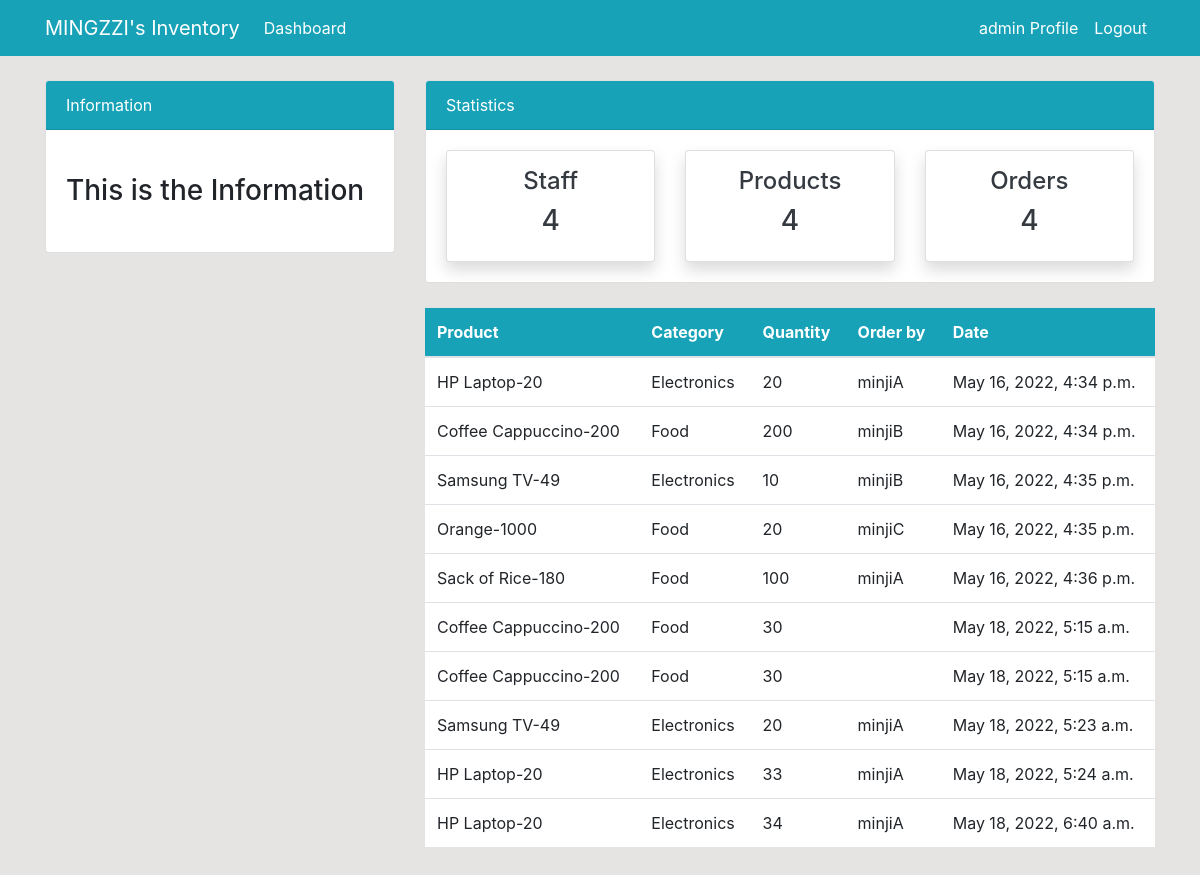
Before: /order/ (signed in) with the older database file.
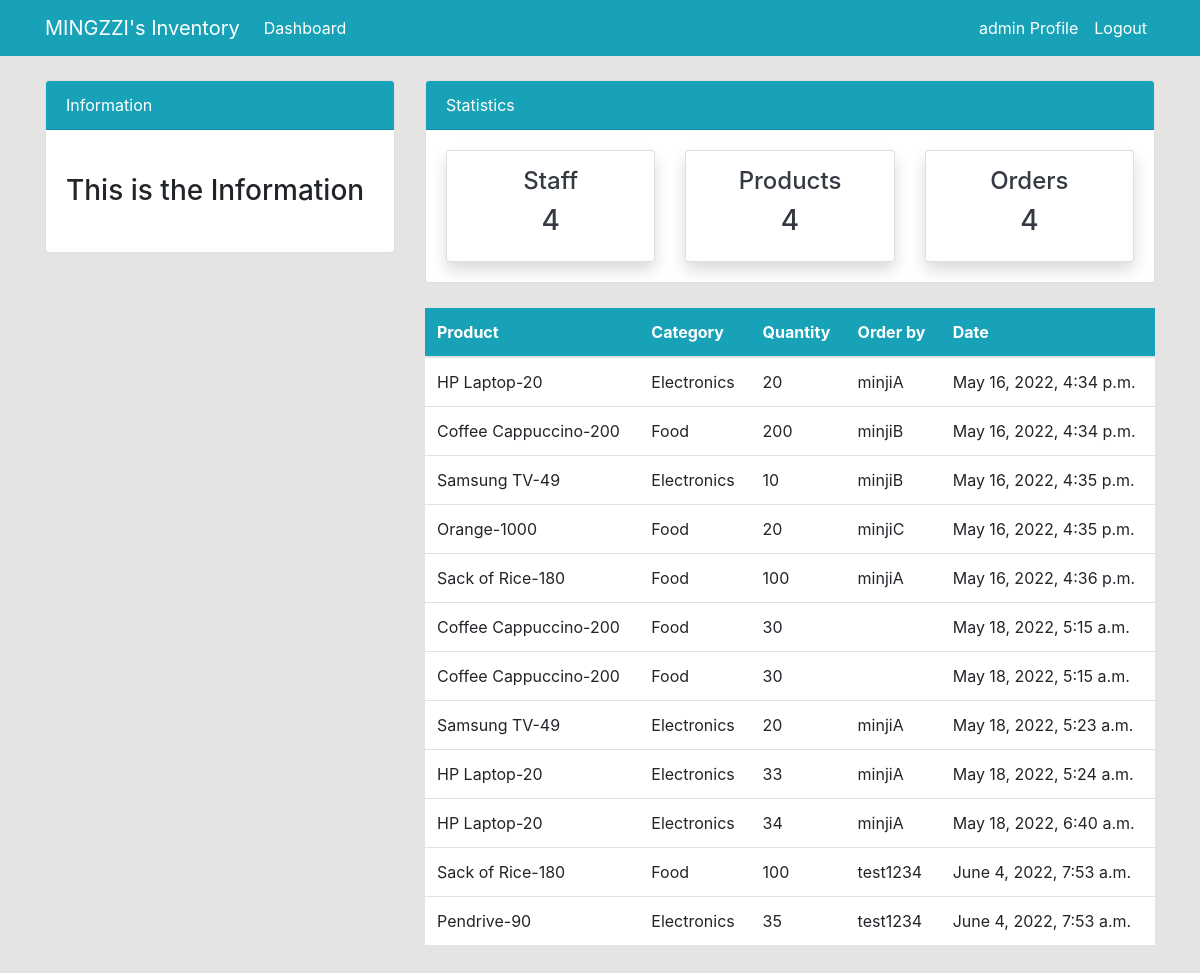
After: the same page with the newer database file.
### dashboard/models.py (models this page shows, shortened)
class Order(models.Model):
    product = models.ForeignKey(Product, on_delete=models.CASCADE, null=True)
    staff = models.ForeignKey(User, models.CASCADE, null=True)
    order_quantity = models.PositiveBigIntegerField(null=True)
    date = models.DateTimeField(auto_now_add=True)
    class Meta:
        verbose_name_plural = 'Order'

class Product(models.Model):
    name = models.CharField(max_length=100, null=True)
    category = models.CharField(max_length=20, choices=CATEGORY, null=True)
    quantity = models.PositiveBigIntegerField(null=True)
    class Meta:
        verbose_name_plural = 'Product'
    def __str__(self):
        return f'{self.name}-{self.quantity}'

### dashboard/views.py (the view)
# urls.py: path('order/', views.order, name='dashboard-order'),
@login_required
def order(request):
    orders = Order.objects.all()
    context = {
        'orders' : orders,
    }
    return render(request, 'dashboard/order.html', context)

### templates/dashboard/order.html (shortened to what this page needs)
{% extends 'partials/base.html' %}
{% block content %}
{% include 'partials/topnav.html' %}
    <div class="container">
        <div class="row my-4">
            <div class="col-md-4">
            </div>
            <div class="col-md-8">
                <table class="table bg-white">
                    <thead class="bg-info">
                        <tr class="text-white">
                            <th scope="col">Product</th>
                            <th scope="col">Category</th>
                            <th scope="col">Quantity</th>
                            <th scope="col">Order by</th>
                            <th scope="col">Date</th>
                        </tr>
                    </thead>
                    <tbody>
                        {% for orders in orders %}
                        <tr>
                            <td>{{ orders.product }}</td>
                            <td>{{ orders.product.category }}</td>
                            <td>{{ orders.order_quantity }}</td>
                            <td>
                                {{ orders.staff.username }}
                            </td>
                            <td>
                                {{ orders.date }}
                            </td>
                        </tr>
                        {% endfor %}
                    </tbody>
                </table>
            </div>
        </div>
    </div>
{% endblock %}

### templates/partials/base.html (shortened to what this page needs)
{% load static %}
<!doctype html>
<html lang="en">
  <head>
    <link rel="stylesheet" href="https://cdn.jsdelivr.net/npm/bootstrap@4.6.1/dist/css/bootstrap.min.css">
    <link rel="stylesheet" href="{% static '/style.css' %}">
  </head>
  <body>
    {% include 'partials/nav.html' %}
    {% block content %}
    {% endblock %}
  </body>
</html>

### templates/partials/nav.html (shortened to what this page needs)
    <nav class="navbar navbar-expand-lg navbar-info bg-info">
        {% if user.is_authenticated %}
        <div class="container">
            <a class="navbar-brand text-white" href="{% url 'dashboard-index' %}">MINGZZI's Inventory</a>
            <div class="collapse navbar-collapse" id="navbarSupportedContent">
                <ul class="navbar-nav mr-auto">
                    <li class="nav-item active">
                        <a class="nav-link text-white" href="{% url 'dashboard-index' %}">Dashboard </a>
                    </li>
                </ul>
                <ul class="navbar-nav ml-auto">
                    <li class="nav-item active">
                        <a class="nav-link text-white" href="{% url 'user-profile' %}">{{ user.username }} Profile </a>
                    </li>
                    <li class="nav-item">
                        <a class="nav-link text-white" href="{% url 'user-logout' %}">Logout</a>
                    </li>
                </ul>
                {% endif %}
            </div>
        </div>
    </nav>

### templates/partials/topnav.html (shortened to what this page needs)
 <div class="container">
    <div class="row mt-4">
        <div class="col-md-4">
            <div class="card">
                <div class="card-header bg-info text-white">
                    Information
                </div>
                <div class="card-body">
                    <marquee behavior="" direction="">
                        <h3 class="my-4">This is the Information</h3>
                    </marquee>
                </div>
            </div>
        </div>
        <div class="col-md-8">
            <div class="card">
                <div class="card-header bg-info text-white">
                    Statistics
                </div>
                <div class="card-body">
                    <div class="row">
                        <div class="col-md-4">
                            <a class="text-decoration-none text-dark" href="{% url 'dashboard-staff' %}">
                                <div class="card my-card shadow text-center p-3">
                                    <h4>Staff </h4>
                                    <h3>4</h3>
                                </div>
                            </a>
                        </div>
                        <div class="col-md-4">
                            <a class="text-decoration-none text-dark" href="{% url 'dashboard-product' %}">
                                <div class="card my-card shadow text-center p-3">
                                    <h4>Products </h4>
                                    <h3>4</h3>
                                </div>
                            </a>
                        </div>
                        <div class="col-md-4">
                            <a class="text-decoration-none text-dark" href="{% url 'dashboard-order' %}">
                                <div class="card my-card shadow text-center p-3">
                                    <h4>Orders </h4>
                                    <h3>4</h3>
                                </div>
                            </a>
                        </div>
                    </div>
                </div>
            </div>
        </div>
    </div>
</div>

### static/style.css (style rules this page uses)
body { background: rgb(230, 227, 227); }

Changed rows visible on the page:
added Order: product "Sack of Rice-180", product.category "Food", order_quantity "100", staff.username "test1234", date "June 4, 2022, 7:53 a.m."
added Order: product "Pendrive-90", product.category "Electronics", order_quantity "35", staff.username "test1234", date "June 4, 2022, 7:53 a.m."
